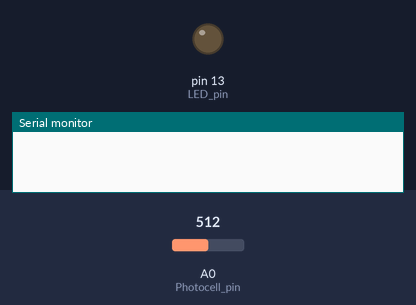
Recording of a sketch running on a simulated Arduino Uno, built with avr-gcc and run on an emulated ATmega328P. Shown: output pins drawn as LEDs (lit = HIGH), the last lines printed to the serial monitor. The inputs (shaded band) are chosen by the test bench; at power-on: A0 (Photocell_pin) = 512.

Above: at 0.1 s.
At 3.6 s:
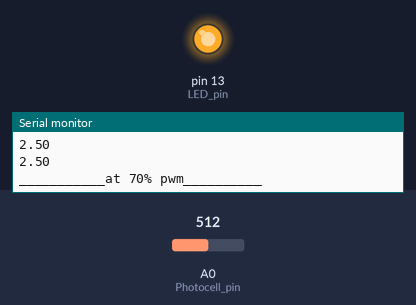
Timing chart, 0 to 5.5 s (numbered marks = the images above):
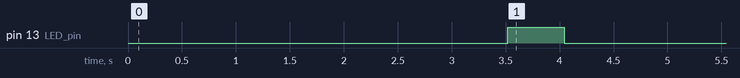

The sketch:

Time_delay_measurement.ino
```cpp
void setup() {
    int LED_pin = 13;
    int Photocell_pin = A0;
    int data_count = 0;
    int data_collect_amount = 40; // how many measurements we're collecting per movement
    float voltage_data_30[40]; // array for 30% PWM data
    float voltage_data_70[40]; // array for 70% PWM data
    unsigned long time; // variable to hold the amount of time that's passed

    Serial.begin(9600);
    pinMode(LED_pin, OUTPUT);
    pinMode(Photocell_pin, INPUT);
    delay(3000);

    // initially set the LED to 30% PWM
    Serial.println("___________at 30% pwm__________");
    analogWrite(LED_pin, 77); //30% of 255
    while (data_count < data_collect_amount){
        time = micros(); // check the amount of microseconds that have passed since the board started
        if (time % 250 == 0){ // because the arduino's resolution for the micros() function is 4 us, if the time is cleanly divisible by 250, that means 1000 us, or 1 ms, has passed
            voltage_data_30[data_count] = analogRead(Photocell_pin)* (5.0 / 1024.0); // so, every 1 ms, measure the voltage
            data_count += 1;
        }
    }
    // print the data to excel
    for (int i = 0; i < data_collect_amount; i++){
        Serial.print(voltage_data_30[i]);
        Serial.println(" "); //*** must be last line for EXCEL ****
    }

    Serial.println("___________at 70% pwm__________");
    data_count = 0;
    analogWrite(LED_pin, 179);//70% of 255
    while (data_count < data_collect_amount){
        time = micros();
        if (time % 250 == 0){ // every 1000 microseconds, because the arduino resolution for micros() is 4 microseconds
            voltage_data_70[data_count] =analogRead(Photocell_pin)* (5.0 / 1024.0);
            data_count += 1;
        }
    }
   // print the data to excel
    for (int i = 0; i < data_collect_amount; i++){
        Serial.print(voltage_data_70[i]);
        Serial.println(" "); //*** must be last line for EXCEL ****
    }

    // switch back to 30%
    Serial.println("___________at 30% pwm__________");
    data_count = 0;
    analogWrite(LED_pin, 77);//30% of 255
    while (data_count < data_collect_amount){
        time = micros();
        if (time % 250 == 0){ // every 1000 microsecnds (1 ms)
            voltage_data_30[data_count] = analogRead(Photocell_pin)* (5.0 / 1024.0);
            data_count += 1;
        }
    }
    // print the data to excel
    for (int i = 0; i < data_collect_amount; i++){
        Serial.print(voltage_data_30[i]);
        Serial.println(" "); //*** must be last line for EXCEL ****
    }


}

void loop() {

}
```
